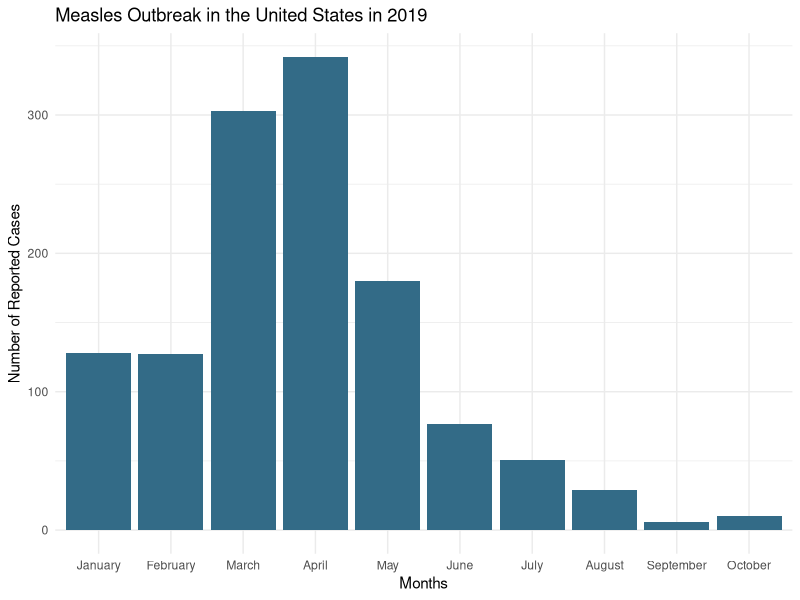

The R source for this figure:
setwd("~/Desktop/R Scripts/Preventable-Diseases")
measles <- read.csv("cdc2019.csv", header = TRUE)
library(ggplot2)
m <- ggplot(measles, aes(x=factor(Month,levels=month.name), Number.of.Cases))
m + geom_bar(stat = "identity", fill= "#336B87") + theme_minimal() +
  labs(title ="Measles Outbreak in the United States in 2019", x = "Months", y = "Number of Reported Cases")
